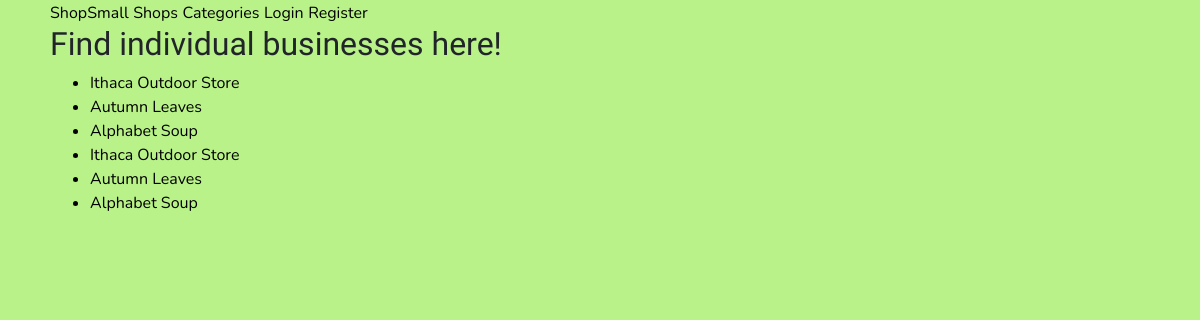
The page /shops on the database as committed earlier.
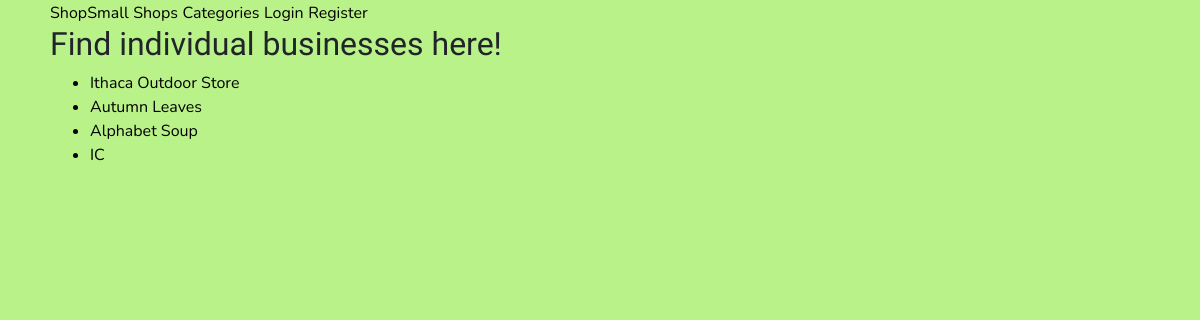
The same page on the database as committed later.
### app/models.py (models this page shows, shortened)
class Business(db.Model):
    id = db.Column(db.Integer, primary_key= True)
    name = db.Column(db.String(64))
    category= db.Column(db.String(50), db.ForeignKey("category.id"))
    description = db.Column(db.String(200))
    location = db.Column(db.String(64))
    top_items = db.Column(db.String(100))
    favorites = db.Column(db.Integer, db.ForeignKey("customer.id"))

### app/routes.py (the view)
@app.route('/shops')
def shops():
    shops = Business.query.all()
    shop = {'name': shops}
    my_shops = []
    for shop in shops:
        my_shops.append(shop)
    return render_template('shops.html', shops=shops, shop = shop, my_shops = my_shops)

### app/templates/shops.html (shortened to what this page needs)
<!doctype html>
<html>
{% extends "base.html" %}
{% block content %}
    <h2>Find individual businesses here!</h2>
<ul>
    {% for shop in my_shops %}
     <li><a href="{{ url_for('business', name= shop.name)}}">{{ shop.name}}</a></li>
    {% endfor %}
</ul>
{% endblock %}

### app/templates/base.html (shortened to what this page needs)
<!doctype html>
<html>
<head>
    <link rel="stylesheet" href="https://cdn.jsdelivr.net/npm/bootstrap@4.5.3/dist/css/bootstrap.min.css">
    <link rel="stylesheet" type="text/css" href="../static/style.css">
</head>
<body>
<div>
    <a href = "{{ url_for('index')}}">ShopSmall</a>
    <a href = "{{url_for('shops')}}">Shops</a>
    <a href = "{{ url_for('categories')}}">Categories</a>
    {% if current_user.is_anonymous %}
       <a href = "{{ url_for('login') }}">Login</a>
       <a href = "{{ url_for('register')}}">Register</a>
    {% else %}
       <a href = "{{ url_for('add_business')}}">Add New Business</a>
       <a href = "{{ url_for('review') }}">Leave a Review</a>
        <a href="{{ url_for('profile') }}">My Profile</a>
        <a href="{{ url_for('logout') }}">Logout</a>
    {% endif %}
</div>
    {% block content %}{% endblock %}
</body>
</html>

### app/static/style.css (style rules this page uses)
h1, h2, h3, h4, h5, h6 { font-family: "Fuzzy Bubbles", cursive; }
p, ul, li { font-family: 'Nunito', sans-serif; color: black; }
a, a.hover { font-family: 'Nunito', sans-serif; color: black; text-decoration: none; }
body { background-color: #B8F288; margin-left: 50px; }

Rows that differ between the two databases and show on the page:
removed Business: name "Ithaca Outdoor Store"
removed Business: name "Autumn Leaves"
removed Business: name "Alphabet Soup"
added Business: name "IC"
